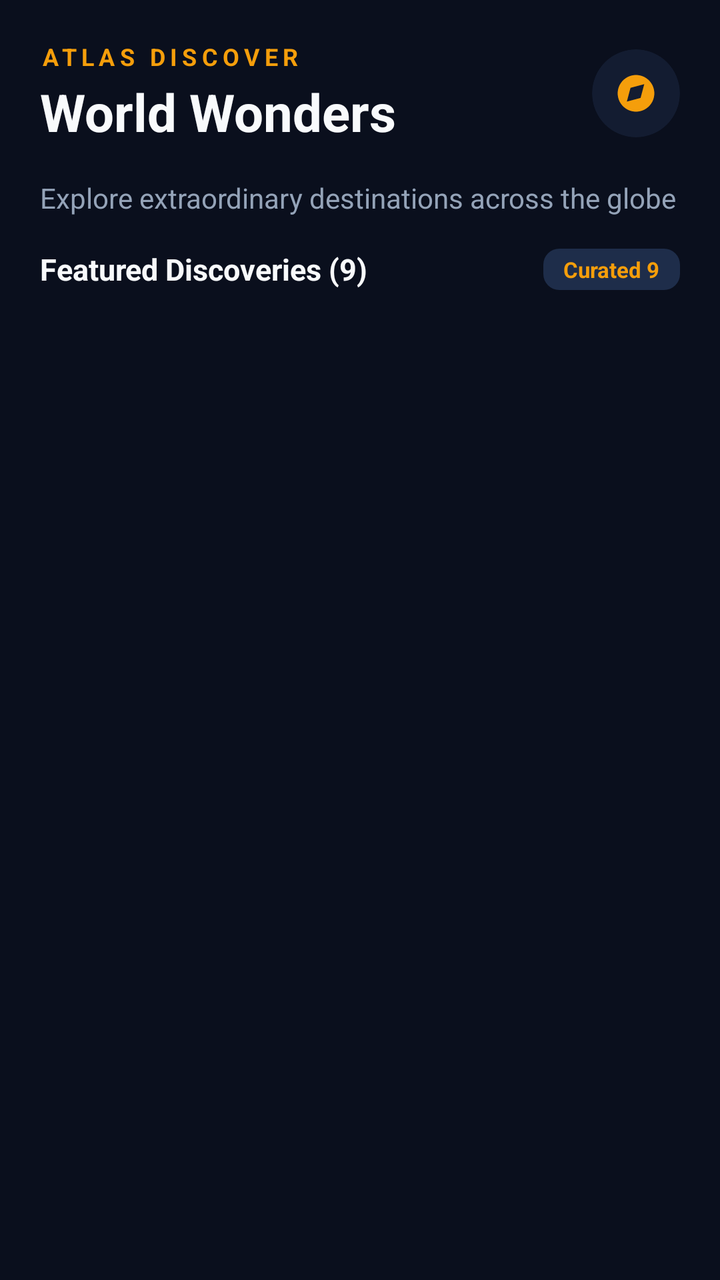
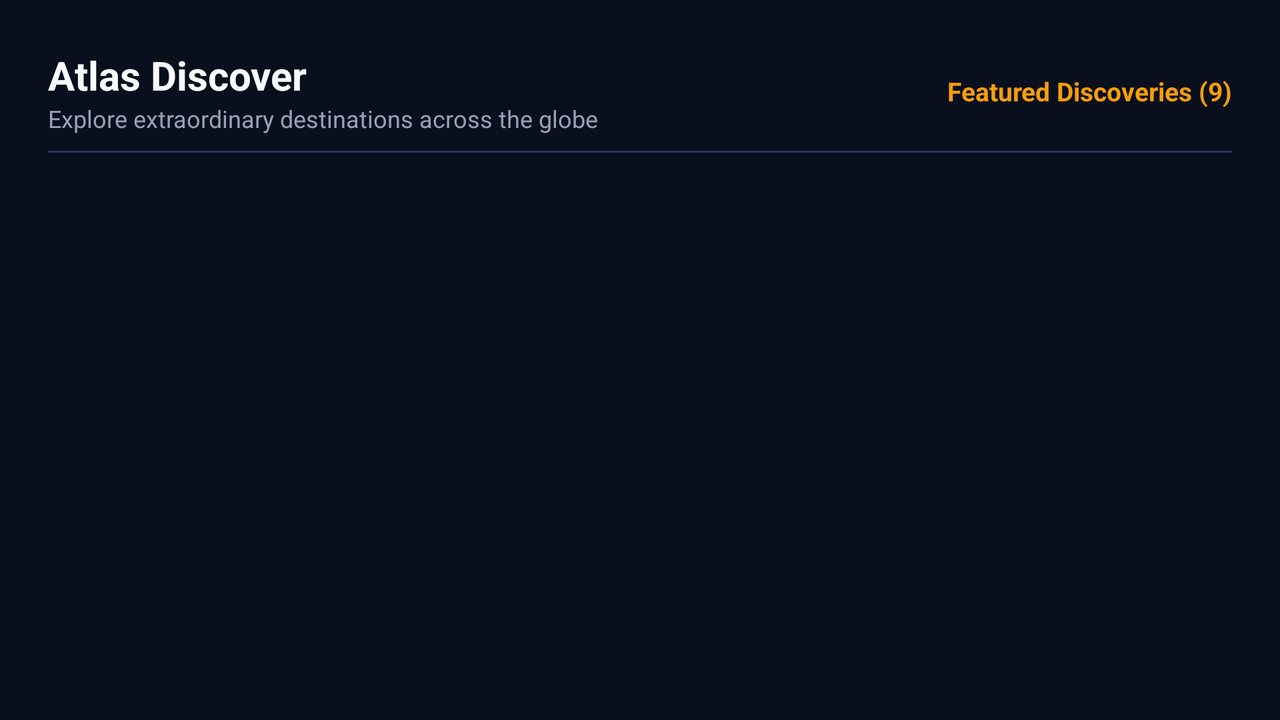

The same Android screen from two of the app's own layout files: first res/layout/ as a phone draws it, then the repository's variant for another configuration, drawn on a device whose configuration selects that folder. Both files follow.
<!-- AndroidManifest.xml: application theme Theme.AtlasDiscover -->
<!-- res/layout/activity_main.xml -->
<?xml version="1.0" encoding="utf-8"?>
<LinearLayout xmlns:android="http://schemas.android.com/apk/res/android"
    xmlns:app="http://schemas.android.com/apk/res-auto"
    xmlns:tools="http://schemas.android.com/tools"
    android:id="@+id/main"
    android:layout_width="match_parent"
    android:layout_height="match_parent"
    android:background="@color/atlas_bg"
    android:orientation="vertical"
    android:paddingStart="20dp"
    android:paddingEnd="20dp"
    android:paddingTop="20dp"
    tools:context=".MainActivity">

    
    <LinearLayout
        android:layout_width="match_parent"
        android:layout_height="wrap_content"
        android:gravity="center_vertical"
        android:orientation="horizontal"
        android:paddingBottom="16dp">

        <LinearLayout
            android:layout_width="0dp"
            android:layout_height="wrap_content"
            android:layout_weight="1"
            android:orientation="vertical">

            <TextView
                android:layout_width="wrap_content"
                android:layout_height="wrap_content"
                android:text="ATLAS DISCOVER"
                android:textColor="@color/atlas_primary"
                android:textSize="12sp"
                android:letterSpacing="0.2"
                android:textStyle="bold" />

            <TextView
                android:layout_width="wrap_content"
                android:layout_height="wrap_content"
                android:layout_marginTop="2dp"
                android:text="World Wonders"
                android:textColor="@color/atlas_text_primary"
                android:textSize="26sp"
                android:textStyle="bold" />
        </LinearLayout>

        <androidx.cardview.widget.CardView
            android:layout_width="44dp"
            android:layout_height="44dp"
            app:cardBackgroundColor="@color/atlas_surface"
            app:cardCornerRadius="22dp"
            app:cardElevation="0dp"
            app:strokeColor="@color/atlas_stroke"
            app:strokeWidth="1dp">

            <ImageView
                android:layout_width="22dp"
                android:layout_height="22dp"
                android:layout_gravity="center"
                android:contentDescription="@string/app_name"
                android:src="@drawable/ic_compass" />
        </androidx.cardview.widget.CardView>
    </LinearLayout>

    
    <TextView
        android:layout_width="match_parent"
        android:layout_height="wrap_content"
        android:layout_marginBottom="16dp"
        android:text="@string/header_subtitle"
        android:textColor="@color/atlas_text_secondary"
        android:textSize="14sp" />

    
    <LinearLayout
        android:layout_width="match_parent"
        android:layout_height="wrap_content"
        android:layout_marginBottom="12dp"
        android:gravity="center_vertical"
        android:orientation="horizontal">

        <TextView
            android:layout_width="0dp"
            android:layout_height="wrap_content"
            android:layout_weight="1"
            android:text="@string/section_destinations"
            android:textColor="@color/atlas_text_primary"
            android:textSize="15sp"
            android:textStyle="bold" />

        <TextView
            android:layout_width="wrap_content"
            android:layout_height="wrap_content"
            android:background="@drawable/bg_badge"
            android:paddingStart="10dp"
            android:paddingTop="3dp"
            android:paddingEnd="10dp"
            android:paddingBottom="3dp"
            android:text="Curated 9"
            android:textColor="@color/atlas_primary"
            android:textSize="11sp"
            android:textStyle="bold" />
    </LinearLayout>

    
    <ListView
        android:id="@+id/discoveryListView"
        android:layout_width="match_parent"
        android:layout_height="match_parent"
        android:clipToPadding="false"
        android:divider="@android:color/transparent"
        android:dividerHeight="14dp"
        android:scrollbars="none" />

</LinearLayout>
<!-- resources referenced by this layout -->
<resources>
  <color name="atlas_bg">#0A0F1D</color>
  <color name="atlas_primary">#F59E0B</color>
  <color name="atlas_stroke">#223454</color>
  <color name="atlas_surface">#131C31</color>
  <color name="atlas_text_primary">#F8FAFC</color>
  <color name="atlas_text_secondary">#94A3B8</color>
  <!-- drawable bg_badge (drawable) -->
  <?xml version="1.0" encoding="utf-8"?>
  <shape xmlns:android="http://schemas.android.com/apk/res/android"
      android:shape="rectangle">
      <solid android:color="@color/atlas_badge_bg" />
      <corners android:radius="8dp" />
  </shape>
  <!-- drawable ic_compass (drawable) -->
  <vector xmlns:android="http://schemas.android.com/apk/res/android"
      android:width="24dp"
      android:height="24dp"
      android:viewportWidth="24"
      android:viewportHeight="24">
    <path
        android:fillColor="@color/atlas_primary"
        android:pathData="M12,2C6.48,2 2,6.48 2,12s4.48,10 10,10 10,-4.48 10,-10S17.52,2 12,2zM14.5,14.5L7,16.5l2,-7.5 7.5,-2 -2,7.5z"/>
  </vector>
  <string name="app_name">Atlas Discover</string>
  <string name="header_subtitle">Explore extraordinary destinations across the globe</string>
  <string name="section_destinations">Featured Discoveries (9)</string>
  <style name="Theme.AtlasDiscover" parent="Base.Theme.Exp7" />
  <color name="atlas_badge_bg">#1E2D4A</color>
  <style name="Base.Theme.Exp7" parent="Theme.Material3.DayNight.NoActionBar">
          <item name="colorPrimary">@color/atlas_primary</item>
          <item name="colorPrimaryDark">@color/atlas_primary_dark</item>
          <item name="colorOnPrimary">@color/atlas_on_primary</item>
          <item name="android:windowBackground">@color/atlas_bg</item>
          <item name="android:statusBarColor">@color/atlas_bg</item>
          <item name="android:navigationBarColor">@color/atlas_bg</item>
          <item name="android:windowLightStatusBar">false</item>
      </style>
  <color name="atlas_primary_dark">#D97706</color>
  <color name="atlas_on_primary">#0A0F1D</color>
</resources>
<!-- res/layout-land/activity_main.xml (the repository's variant of the layout above) -->
<!-- drawn on the phone turned sideways -->
<?xml version="1.0" encoding="utf-8"?>
<LinearLayout xmlns:android="http://schemas.android.com/apk/res/android"
    xmlns:tools="http://schemas.android.com/tools"
    android:id="@+id/main"
    android:layout_width="match_parent"
    android:layout_height="match_parent"
    android:background="@color/atlas_bg"
    android:orientation="vertical"
    android:padding="@dimen/screen_padding"
    tools:context=".MainActivity">

    <LinearLayout
        android:layout_width="match_parent"
        android:layout_height="wrap_content"
        android:gravity="center_vertical"
        android:orientation="horizontal"
        android:paddingBottom="8dp">

        <LinearLayout
            android:layout_width="0dp"
            android:layout_height="wrap_content"
            android:layout_weight="1"
            android:orientation="vertical">

            <TextView
                android:layout_width="wrap_content"
                android:layout_height="wrap_content"
                android:text="@string/header_title"
                android:textColor="@color/atlas_text_primary"
                android:textSize="20sp"
                android:textStyle="bold" />

            <TextView
                android:layout_width="wrap_content"
                android:layout_height="wrap_content"
                android:text="@string/header_subtitle"
                android:textColor="@color/atlas_text_secondary"
                android:textSize="12sp" />
        </LinearLayout>

        <TextView
            android:layout_width="wrap_content"
            android:layout_height="wrap_content"
            android:text="@string/section_destinations"
            android:textColor="@color/atlas_primary"
            android:textSize="13sp"
            android:textStyle="bold" />
    </LinearLayout>

    <View
        android:layout_width="match_parent"
        android:layout_height="1dp"
        android:layout_marginBottom="8dp"
        android:background="@color/atlas_stroke" />

    <ListView
        android:id="@+id/discoveryListView"
        android:layout_width="match_parent"
        android:layout_height="match_parent"
        android:divider="@android:color/transparent"
        android:dividerHeight="8dp"
        android:clipToPadding="false"
        android:scrollbars="none" />

</LinearLayout>
<!-- resources referenced by the variant -->
<!-- as the phone turned sideways resolves them -->
<resources>
  <color name="atlas_bg">#0A0F1D</color>
  <color name="atlas_primary">#F59E0B</color>
  <color name="atlas_stroke">#223454</color>
  <color name="atlas_text_primary">#F8FAFC</color>
  <color name="atlas_text_secondary">#94A3B8</color>
  <!-- from res/values-land/ -->
  <dimen name="screen_padding">24dp</dimen>
  <string name="header_subtitle">Explore extraordinary destinations across the globe</string>
  <string name="header_title">Atlas Discover</string>
  <string name="section_destinations">Featured Discoveries (9)</string>
  <style name="Theme.AtlasDiscover" parent="Base.Theme.Exp7" />
  <style name="Base.Theme.Exp7" parent="Theme.Material3.DayNight.NoActionBar">
          <item name="colorPrimary">@color/atlas_primary</item>
          <item name="colorPrimaryDark">@color/atlas_primary_dark</item>
          <item name="colorOnPrimary">@color/atlas_on_primary</item>
          <item name="android:windowBackground">@color/atlas_bg</item>
          <item name="android:statusBarColor">@color/atlas_bg</item>
          <item name="android:navigationBarColor">@color/atlas_bg</item>
          <item name="android:windowLightStatusBar">false</item>
      </style>
  <color name="atlas_primary_dark">#D97706</color>
  <color name="atlas_on_primary">#0A0F1D</color>
</resources>
